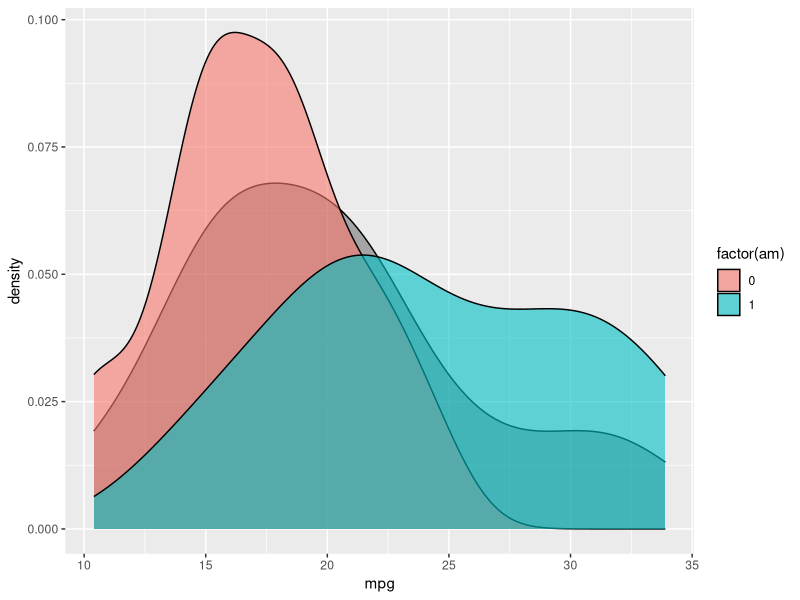
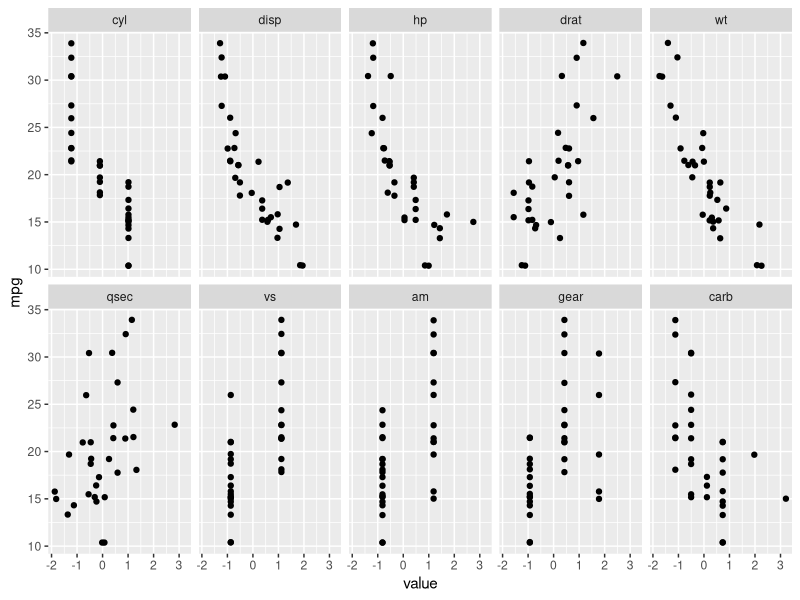
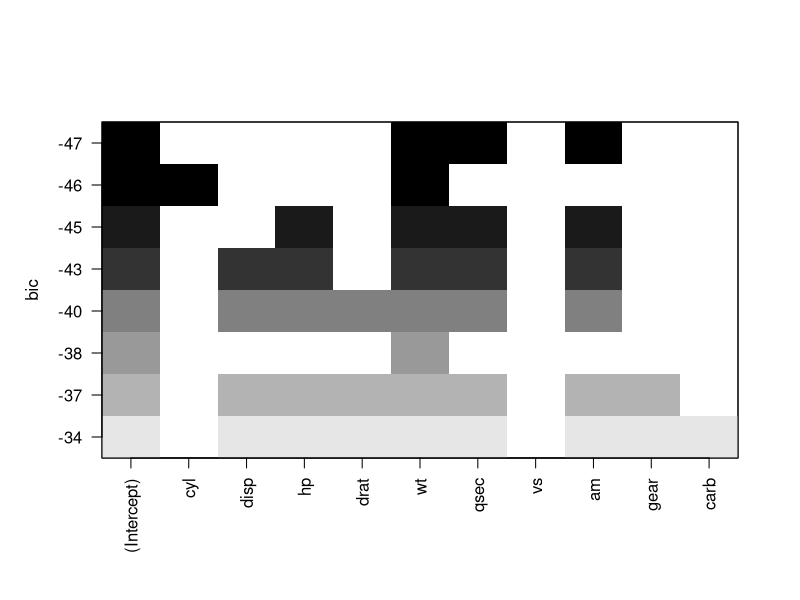

Source code (R) for these figures, in order:
## ---- chunk 1
# Overview of variables
str(mtcars)
## ---- chunk 2
# First, I load all the necessary R packages for further analyses:
library(ggplot2); library(reshape); library(plyr); library(dplyr); library(leaps); library(GGally);
## ---- chunk 3
full_model <- lm(mpg ~ ., mtcars)
final_model <- step(full_model)
## ---- chunk 4
ggplot(mtcars, aes(x=mpg)) + geom_density(fill="black", alpha=0.3) + 
  geom_density(aes(fill=factor(am)), alpha=0.6)
## ---- chunk 5
# Normalization
mtcars_var_scaled <- data.frame(scale(mtcars)) %>% select(cyl, disp, hp, drat, wt, qsec, vs, am, gear, carb)
mtcars_scaled <- cbind(mpg=mtcars$mpg, mtcars_var_scaled)
# Melt
mtcars_sc_m <- melt(mtcars_scaled, id="mpg")
# Plotting
ggplot(mtcars_sc_m, aes(y=mpg, x=value)) + geom_point(position="jitter") + facet_wrap(~variable, nrow=2)

# Correlation table
# ggpairs(mtcars, lower = list(continuous = "smooth"))
## ---- chunk 6
subset <- regsubsets(mpg ~ cyl+disp+hp+drat+wt+qsec+vs+am+gear+carb, mtcars)
plot(subset)
